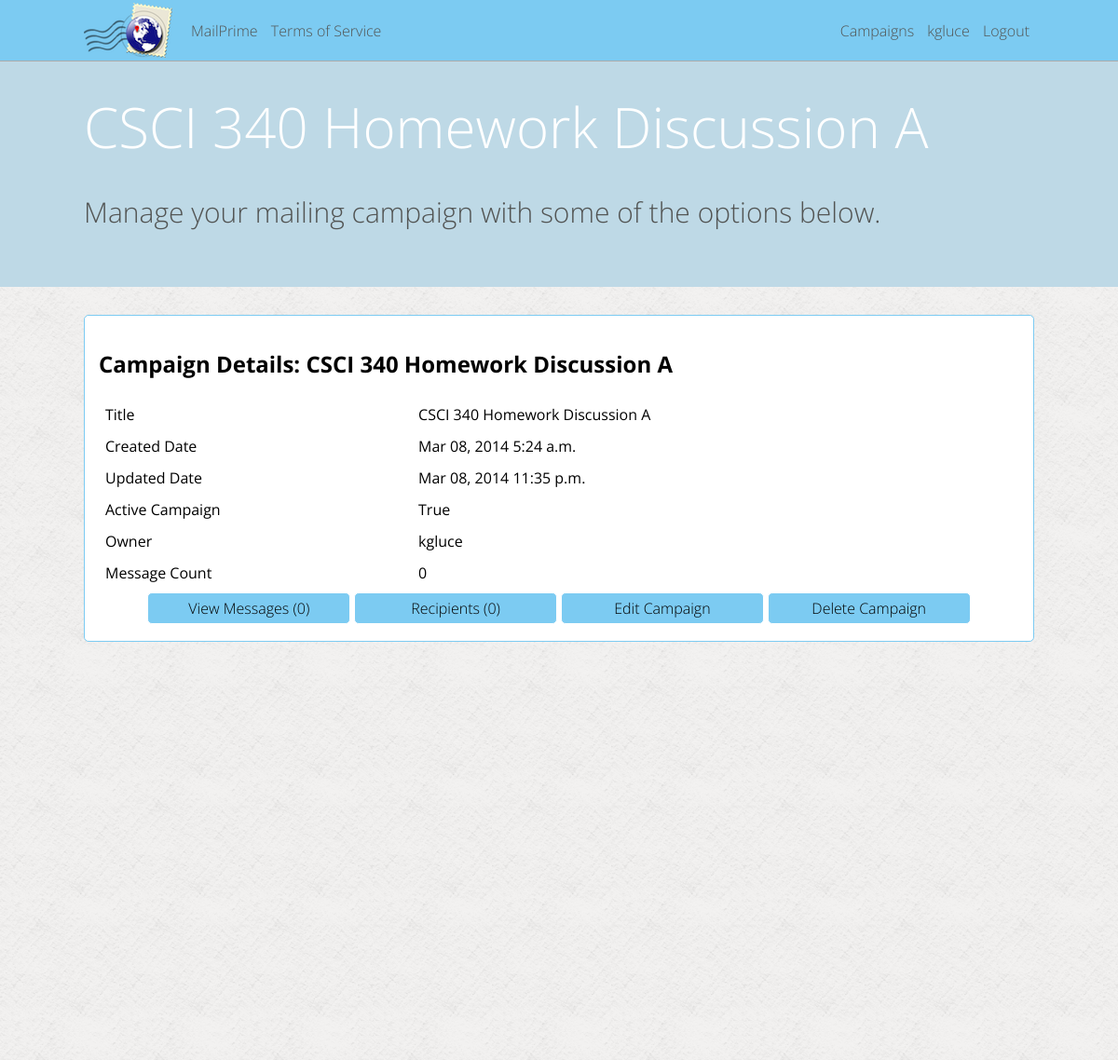
Before: /kgluce/campaign-1 (signed in) with the older database file.
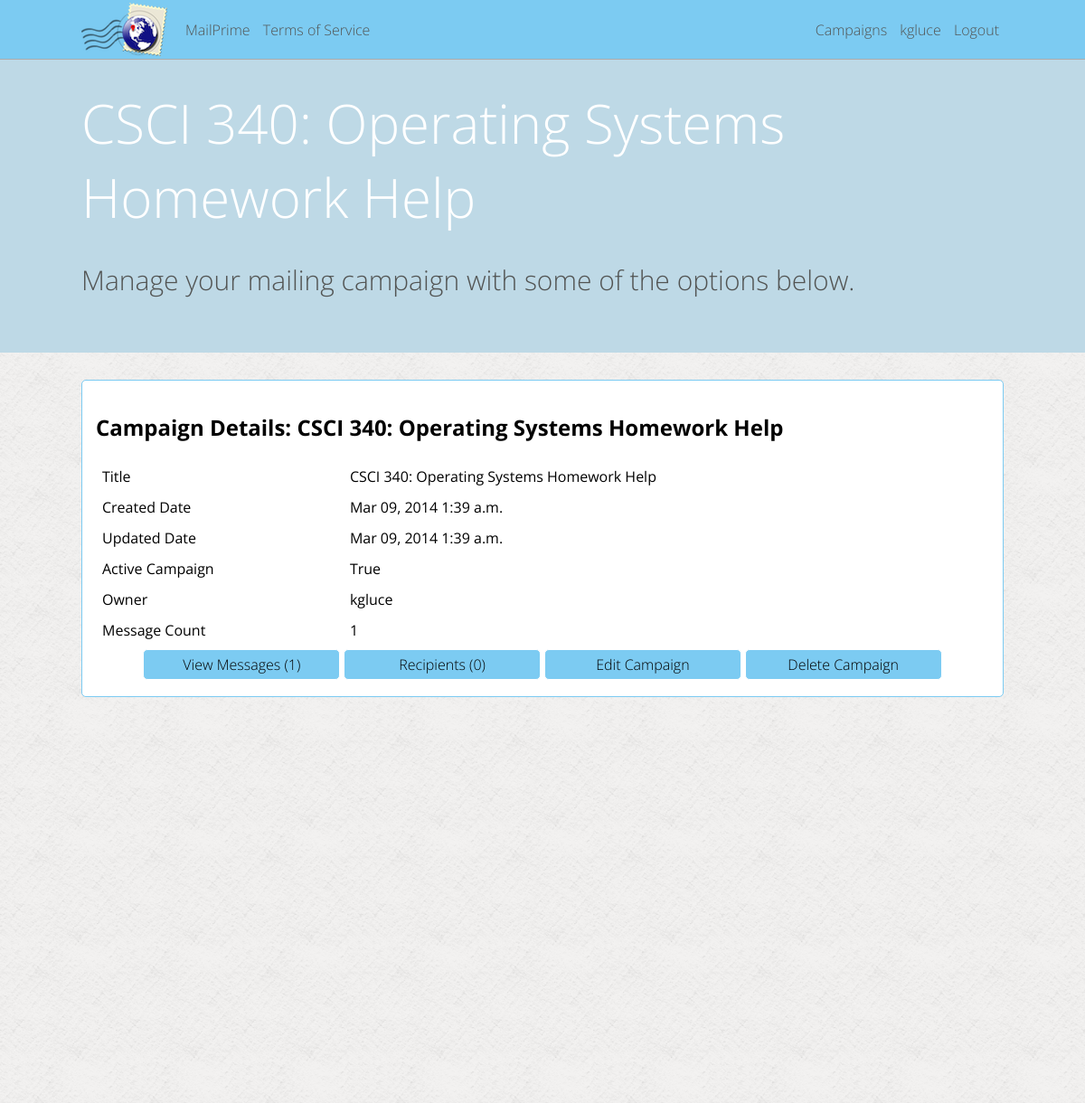
After: the same page with the newer database file.
### mailer/models.py (models this page shows, shortened)
class Campaign(models.Model):
	title = models.CharField(max_length=200)
	about = models.TextField()
	created_date = models.DateTimeField(auto_now_add=True, blank=True)
	updated_date = models.DateTimeField(auto_now=True)
	active = models.BooleanField(default=True)
	user = models.ForeignKey(User)

### mailer/campaign_views.py (the view)
# urls.py: url(r'^(\w+)/campaign-(\d+)$', campaign_views.user_campaign, name='user_campaign'),
def user_campaign(request, param_username, param_campaign_pk):
	page_vars = {"page_title": 'Campaign View'}
	if current_user(request) and request.user.username == param_username:
		try:
			user_campaign = Campaign.objects.get(pk = param_campaign_pk)
		except Campaign.DoesNotExist:
			raise Http404
		if user_campaign.user.username != request.user.username:
			raise Http404
		if user_campaign.active == False:
			messages.add_message(request, messages.ERROR, 'Campaign disabled by MailPrime Administrator')
		page_vars['campaign'] = user_campaign
		page_vars['message_count'] = Message.objects.filter(campaign = user_campaign).count()
		page_vars['recipient_count'] = Recipient.objects.filter(campaign = user_campaign).count()
		return render(request, 'campaign/show.html', page_vars)
	else:
		raise Http404

### mailer/lib.py (called while the page is built)
def current_user(request):
	if request.user.is_authenticated():
		return True
	else:
		return False

### mailer/templates/campaign/show.html
{% extends "_base.html" %}
{% block content %}
<div class="solid_bg">
<h1>Campaign Details: {{ campaign.title }}</h1>
<table class="full_width">
	<tr>
		<td>Title</td>
		<td>{{ campaign.title }}</td>
	</tr>
	<tr>
		<td>Created Date</td>
		<td>{{ campaign.created_date|date:"M d, Y" }} {{ campaign.created_date|time:"P" }}</td>
	</tr>
	<tr>
		<td>Updated Date</td>
		<td>{{ campaign.updated_date|date:"M d, Y" }} {{ campaign.updated_date|time:"P" }}</td>
	</tr>
	<tr>
		<td>Active Campaign</td>
		<td>{{ campaign.active }}</td>
	</tr>
	<tr>
		<td>Owner</td>
		<td>{{ campaign.user }}</td>
	</tr>
	<tr>
		<td>Message Count</td>
		<td>{{ message_count }}</td>
	</tr>
</table>
<table class="ninety_center">
	<tr>
		<td><a class="link_button" href="/{{ user.username }}/campaign-{{ campaign.pk }}/messages">View Messages ({{ message_count }})</a></td>
		<td><a class="link_button" href="/{{user.username }}/campaign-{{ campaign.pk }}/recipients">Recipients ({{ recipient_count }})</a></td>
		<td><a class="link_button" href="/{{ user.username }}/campaign-{{ campaign.pk }}/edit">Edit Campaign</a></td>
		<td><a class="link_button" href="/{{ user.username }}/campaign-{{ campaign.pk }}/edit?action=delete">Delete Campaign</a></td>
 	</tr>
</table>
</div>
{% endblock %}
{% block header %}
<h5 id="header_title">{{ campaign.title }}</h5>
<p id="header_desc">Manage your mailing campaign with some of the options below.</p>
{% endblock header %}

Changed rows visible on the page:
changed Campaign "True": title "CSCI 340 Homework Discussion A" → "CSCI 340: Operating Systems Homework Help"; created_date "Mar 08, 2014" → "Mar 09, 2014"; created_date "5:24 a.m." → "1:39 a.m."; updated_date "Mar 08, 2014" → "Mar 09, 2014"; updated_date "11:35 p.m." → "1:39 a.m."
Other visible differences:
{{ message_count }}: "0" → "1"
